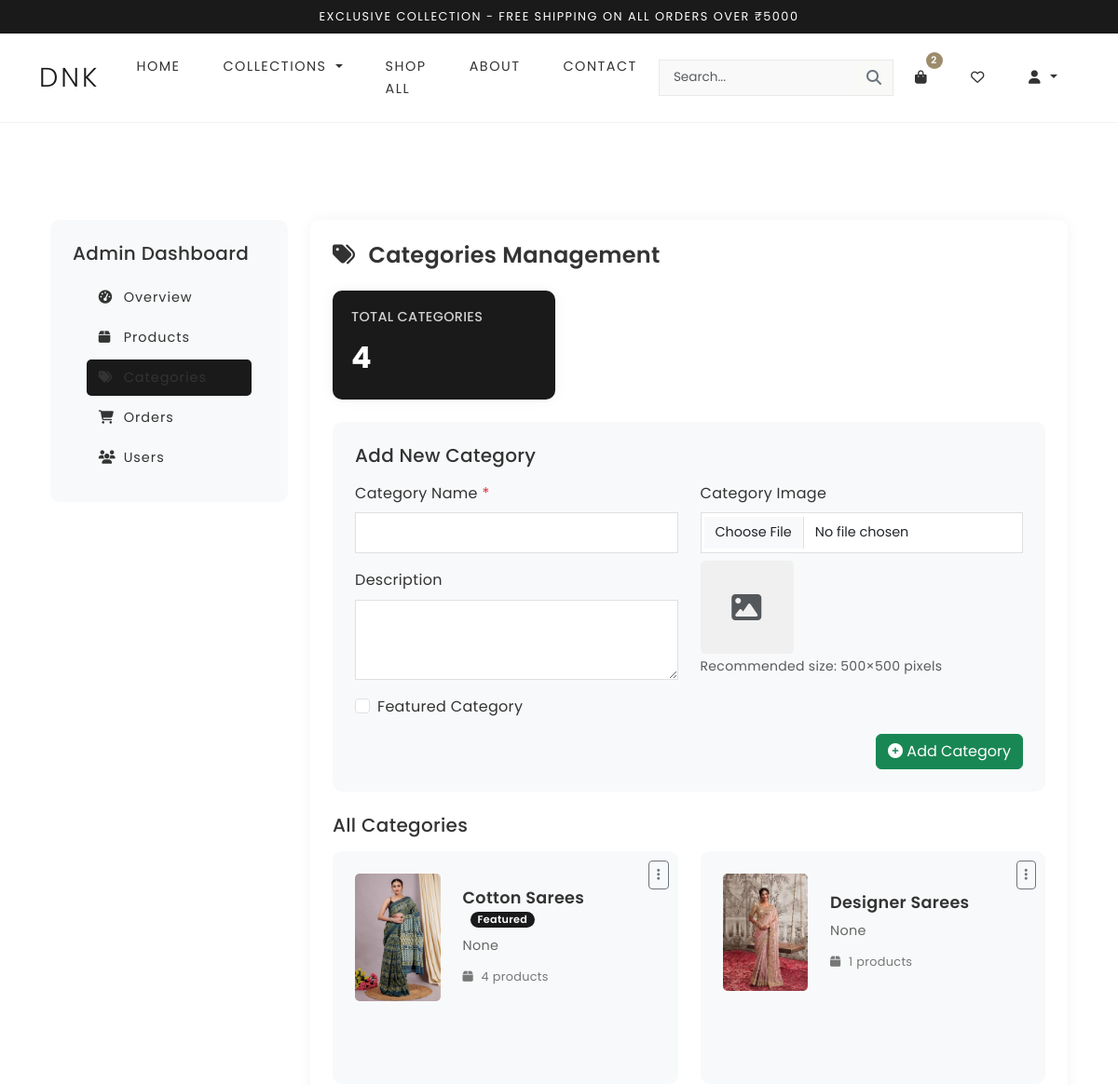
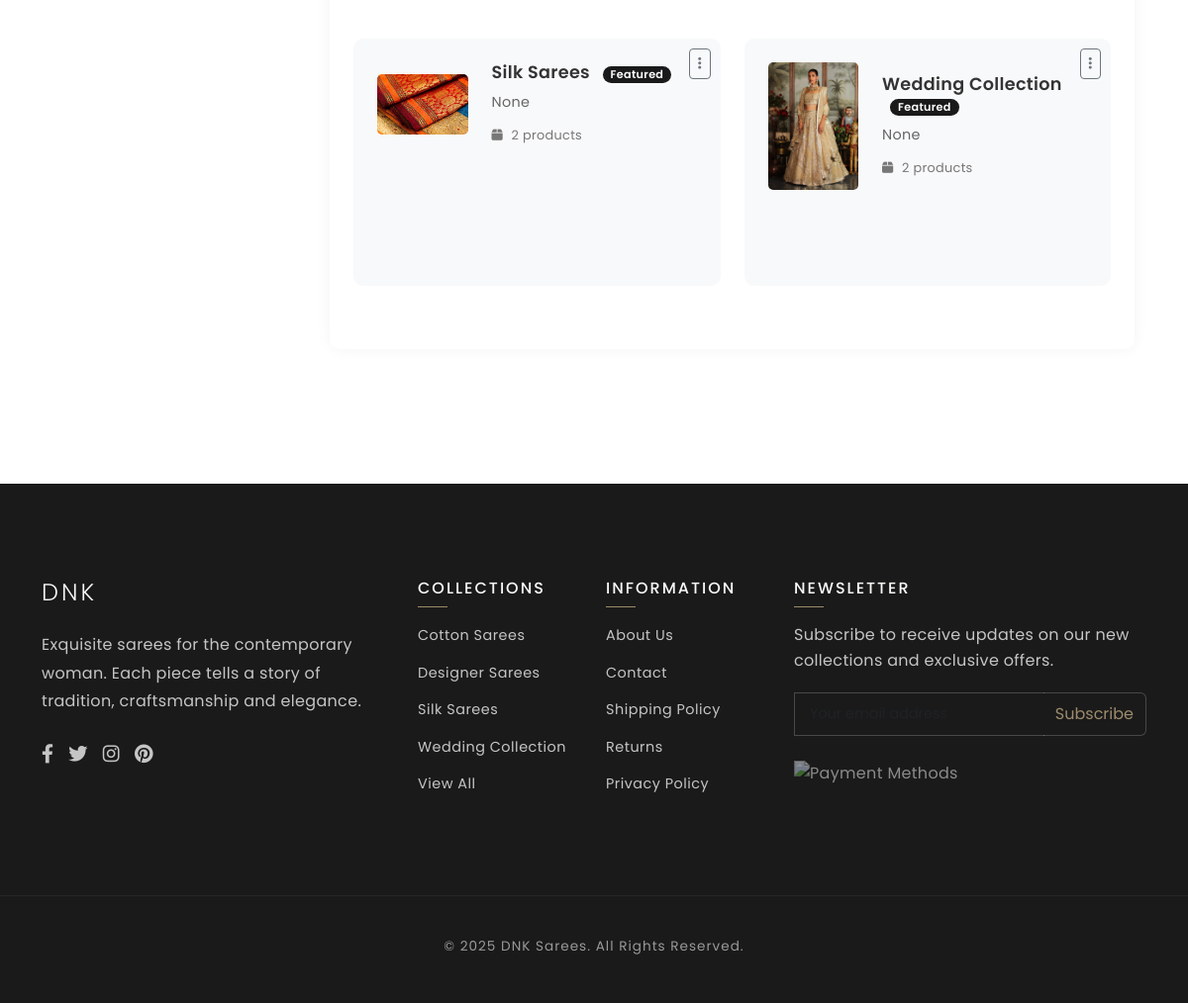
The page /admin-categories/ (signed in) on the database its author committed (2 pictures, top to bottom).
### store/models.py (models this page shows, shortened)
class Category(models.Model):
    name = models.CharField(max_length=100)
    slug = models.SlugField(unique=True, blank=True)
    image = models.ImageField(upload_to='category_images/', blank=True, null=True)
    description = models.TextField(blank=True, null=True)
    is_featured = models.BooleanField(default=False)
    class Meta:
        verbose_name_plural = "Categories"

### store/views.py (the view, shortened to what this page needs)
# urls.py: path('admin-categories/', views.admin_categories_view, name='admin_categories'),
@login_required
def admin_categories_view(request):
    if not request.user.is_staff and not request.user.is_superuser:
        messages.error(request, "You don't have permission to access the admin categories page.")
        return redirect('home')
    categories = Category.objects.all().order_by('name')
    for category in categories:
        category.products_count = Product.objects.filter(category=category).count()
    context = {
        'categories': categories,
        'total_categories': categories.count(),
    }
    return render(request, 'store/admin_categories.html', context)

### store/templates/store/admin_categories.html (shortened to what this page needs)
{% extends 'store/base.html' %}
{% load static %}
{% block content %}
<div class="container admin-container">
    <div class="row">
        <div class="col-lg-3 mb-4">
            <div class="admin-sidebar">
                <h5 class="mb-3">Admin Dashboard</h5>
                <nav class="nav flex-column">
                    <a class="nav-link" href="{% url 'admin_dashboard' %}">
                        <i class="fas fa-tachometer-alt"></i> Overview
                    </a>
                    <a class="nav-link" href="{% url 'admin_products' %}">
                        <i class="fas fa-box"></i> Products
                    </a>
                    <a class="nav-link active" href="{% url 'admin_categories' %}">
                        <i class="fas fa-tags"></i> Categories
                    </a>
                    <a class="nav-link" href="/admin/store/order/">
                        <i class="fas fa-shopping-cart"></i> Orders
                    </a>
                    <a class="nav-link" href="/admin/auth/user/">
                        <i class="fas fa-users"></i> Users
                    </a>
                </nav>
            </div>
        </div>
        <div class="col-lg-9">
            <div class="admin-content">
                <h2 class="page-title">
                    <i class="fas fa-tags me-2"></i> Categories Management
                </h2>
                <div class="row">
                    <div class="col-md-4">
                        <div class="summary-card primary">
                            <h6 class="summary-card-title">Total Categories</h6>
                            <p class="summary-card-value">{{ total_categories }}</p>
                        </div>
                    </div>
                </div>
                <div class="add-category-form mb-4">
                    <h3 class="h5 mb-3">Add New Category</h3>
                    <form method="POST" enctype="multipart/form-data">
                        <div class="row">
                            <div class="col-md-6">
                                <div class="mb-3">
                                    <label for="name" class="form-label">Category Name <span class="text-danger">*</span></label>
                                    <input type="text" class="form-control" id="name" name="name" required>
                                </div>
                                <div class="mb-3">
                                    <label for="description" class="form-label">Description</label>
                                    <textarea class="form-control" id="description" name="description" rows="3"></textarea>
                                </div>
                                <div class="mb-3 form-check">
                                    <input type="checkbox" class="form-check-input" id="is_featured" name="is_featured">
                                    <label class="form-check-label" for="is_featured">Featured Category</label>
                                </div>
                            </div>
                            <div class="col-md-6">
                                <div class="mb-3">
                                    <label for="image" class="form-label">Category Image</label>
                                    <input type="file" class="form-control" id="image" name="image" accept="image/*" onchange="previewImage(this)">
                                    <div class="upload-preview mt-2" id="imagePreview">
                                        <i class="fas fa-image text-muted fa-2x"></i>
                                    </div>
                                    <small class="text-muted">Recommended size: 500×500 pixels</small>
                                </div>
                            </div>
                        </div>
                        <div class="text-end">
                            <button type="submit" name="add_category" class="btn btn-success">
                                <i class="fas fa-plus-circle"></i> Add Category
                            </button>
                        </div>
                    </form>
                </div>
                <h3 class="h5 mb-3">All Categories</h3>
                <div class="row">
                    {% for category in categories %}
                    <div class="col-md-6 mb-3">
                        <div class="category-card">
                            <div class="category-actions dropdown">
                                <button class="btn btn-sm btn-outline-secondary" type="button" data-bs-toggle="dropdown">
                                    <i class="fas fa-ellipsis-v"></i>
                                </button>
                            </div>
                            <div class="row align-items-center">
                                <div class="col-4">
                                    {% if category.image %}
                                        <img src="{{ category.image.url }}" class="category-image" alt="{{ category.name }}">
                                    {% else %}
                                        <div class="category-image d-flex align-items-center justify-content-center bg-light">
                                            <i class="fas fa-tag fa-2x text-muted"></i>
                                        </div>
                                    {% endif %}
                                </div>
                                <div class="col-8">
                                    <h4 class="category-name">
                                        {{ category.name }}
                                        {% if category.is_featured %}
                                            <span class="featured-badge">Featured</span>
                                        {% endif %}
                                    </h4>
                                    <p class="category-description">
                                        {% if category.description %}
                                            {{ category.description|truncatechars:70 }}
                                        {% else %}
                                            <span class="text-muted fst-italic">No description</span>
                                        {% endif %}
                                    </p>
                                    <div class="category-meta">
                                        <span><i class="fas fa-box"></i> {{ category.products_count }} products</span>
                                    </div>
                                </div>
                            </div>
                        </div>
                    </div>
                    {% endfor %}
                </div>
            </div>
        </div>
    </div>
</div>
{% endblock %}

### store/templates/store/base.html (shortened to what this page needs)
{% load static %}
<!DOCTYPE html>
<html lang="en">
<head>
    <link href="https://cdn.jsdelivr.net/npm/bootstrap@5.3.0/dist/css/bootstrap.min.css" rel="stylesheet">
    <link rel="stylesheet" href="https://cdnjs.cloudflare.com/ajax/libs/font-awesome/6.4.0/css/all.min.css">
    <link rel="stylesheet" href="{% static 'store/style.css' %}">
</head>
<body>
    <div class="bg-dark text-white py-2">
        <div class="container text-center">
            <p class="mb-0" style="letter-spacing: 1.5px; font-size: 0.8rem; text-transform: uppercase;">Exclusive collection - Free shipping on all orders over ₹5000</p>
        </div>
    </div>
    <nav class="navbar navbar-expand-lg navbar-light py-3 sticky-top">
        <div class="container">
            <a class="navbar-brand" href="{% url 'home' %}">DNK</a>
        <div class="collapse navbar-collapse" id="navbarContent">
                <ul class="navbar-nav mx-auto">
                    <li class="nav-item"><a class="nav-link" href="{% url 'home' %}">Home</a></li>
                    <li class="nav-item dropdown">
                        <a class="nav-link dropdown-toggle" href="#" id="categoriesDropdown" role="button" data-bs-toggle="dropdown">
                            Collections
                        </a>
                    </li>
                    <li class="nav-item"><a class="nav-link" href="{% url 'search' %}">Shop All</a></li>
                    <li class="nav-item"><a class="nav-link" href="{% url 'about' %}">About</a></li>
                    <li class="nav-item"><a class="nav-link" href="{% url 'contact' %}">Contact</a></li>
                </ul>
                <form class="d-flex me-auto search-form" action="{% url 'search' %}" method="GET">
                    <div class="input-group">
                        <input type="search" name="q" class="form-control" placeholder="Search...">
                        <button class="btn btn-outline-secondary" type="submit">
                            <i class="fas fa-search"></i>
                        </button>
                    </div>
                </form>
            <ul class="navbar-nav ms-auto">
                {% if user.is_authenticated %}
                        <li class="nav-item">
                            <a class="nav-link cart-icon" href="{% url 'view_cart' %}">
                                <i class="fas fa-shopping-bag"></i>
                                <span class="cart-count">
                                    {% with cart_count=request.user.cart_items.count %}
                                    {{ cart_count }}
                                    {% endwith %}
                                </span>
                            </a>
                        </li>
                        <li class="nav-item">
                            <a class="nav-link" href="{% url 'wishlist' %}">
                                <i class="far fa-heart"></i>
                            </a>
                        </li>
                        <li class="nav-item dropdown">
                            <a class="nav-link dropdown-toggle" href="#" id="userDropdown" role="button" data-bs-toggle="dropdown">
                                <i class="fas fa-user"></i>
                            </a>
                        </li>
                {% else %}
                    <li class="nav-item"><a class="nav-link" href="{% url 'login' %}">Login</a></li>
                    <li class="nav-item"><a class="nav-link" href="{% url 'register' %}">Register</a></li>
                {% endif %}
            </ul>
            </div>
        </div>
    </nav>
    <div class="container my-5 py-4">
        {% block content %}{% endblock %}
    </div>
    <footer class="pt-5">
        <div class="container py-5">
            <div class="row">
                <div class="col-lg-4 col-md-6 mb-5 mb-md-0">
                    <h3 class="text-uppercase mb-4" style="font-weight: 300; letter-spacing: 3px; font-size: 1.5rem;">DNK</h3>
                    <p class="mb-4" style="color: #c5c5c5; line-height: 1.8;">Exquisite sarees for the contemporary woman. Each piece tells a story of tradition, craftsmanship and elegance.</p>
                    <div class="social-icons mb-4">
                        <a href="#"><i class="fab fa-facebook-f"></i></a>
                        <a href="#"><i class="fab fa-twitter"></i></a>
                        <a href="#"><i class="fab fa-instagram"></i></a>
                        <a href="#"><i class="fab fa-pinterest"></i></a>
                    </div>
                </div>
                <div class="col-lg-2 col-md-6 mb-5 mb-md-0">
                    <h5 class="footer-title">Collections</h5>
                    <ul class="footer-links">
                        {% for category in categories|slice:":5" %}
                        <li><a href="{% url 'category' category.slug %}">{{ category.name }}</a></li>
                        {% endfor %}
                        <li><a href="{% url 'search' %}">View All</a></li>
                    </ul>
                </div>
                <div class="col-lg-2 col-md-6 mb-5 mb-md-0">
                    <h5 class="footer-title">Information</h5>
                    <ul class="footer-links">
                        <li><a href="{% url 'about' %}">About Us</a></li>
                        <li><a href="{% url 'contact' %}">Contact</a></li>
                        <li><a href="#">Shipping Policy</a></li>
                        <li><a href="#">Returns</a></li>
                        <li><a href="#">Privacy Policy</a></li>
                    </ul>
                </div>
                <div class="col-lg-4 col-md-6">
                    <h5 class="footer-title">Newsletter</h5>
                    <p style="color: #c5c5c5; margin-bottom: 20px;">Subscribe to receive updates on our new collections and exclusive offers.</p>
                    <form class="mb-3">
                        <div class="input-group">
                            <input type="email" class="form-control bg-transparent border-end-0" placeholder="Your email address" style="border-color: rgba(255,255,255,0.2); color: #fff;">
                            <button class="btn btn-outline-secondary border-start-0" type="submit" style="border-color: rgba(255,255,255,0.2); color: var(--secondary-color);">Subscribe</button>
                        </div>
                    </form>
                    <div class="mt-4">
                        <img src="{% static 'store/images/payment-methods.png' %}" alt="Payment Methods" class="img-fluid" style="max-height: 24px; opacity: 0.5;">
                    </div>
                </div>
            </div>
        </div>
        <div class="copyright">
            <div class="container text-center">
                <p>© {% now "Y" %} DNK Sarees. All Rights Reserved.</p>
            </div>
        </div>
    </footer>
</body>
</html>

### rows shown on the page
Category: image (picture), name "Cotton Sarees", is_featured "Featured", description "None", products_count "4"
Category: image (picture), name "Designer Sarees", description "None", products_count "1"
Category: image (picture), name "Silk Sarees", is_featured "Featured", description "None", products_count "2"
Category: image (picture), name "Wedding Collection", is_featured "Featured", description "None", products_count "2"

### other values the page prints
{{ cart_count }} "2"
{{ total_categories }} "4"
